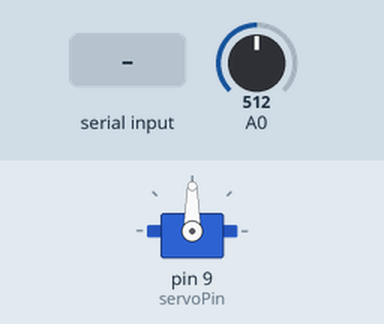
A sketch run on a simulated Arduino Uno, built with avr-gcc and run on an emulated ATmega328P. On the bench: servo. Inputs (shaded band) come from the test bench; at power-on: A0 = 512.

Above: at 1.2 s.
1.3 s: "S90\n" received over Serial
At 2.5 s:
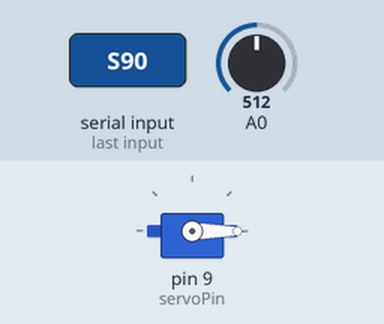
2.8 s: A0 set to 298
4.5 s: A0 set to 268
At 5.1 s:
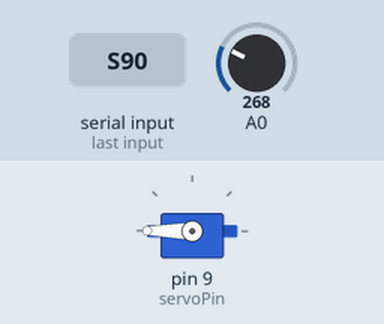
8.6 s: "S,45\n" received over Serial
At 9.6 s:
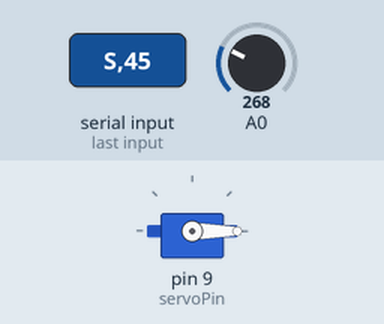
10.1 s: A0 set to 110
11.8 s: A0 set to 96
At 13.1 s:
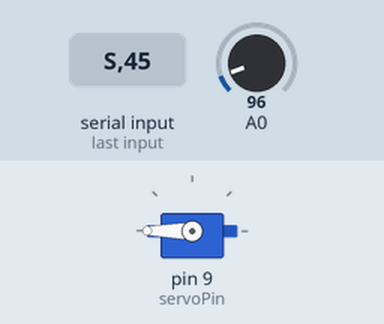
Timing chart, 0 to 14.5 s (numbered marks = the images above; inputs shaded):
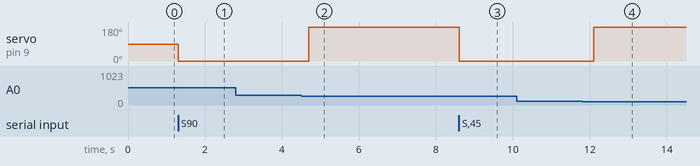

Measured:
- the behaviour switches between 287 and 286 on A0 (found by bisection; images 1 and 2)
- the behaviour switches between 103 and 102 on A0 (found by bisection; images 3 and 4)
- after the input at 1.3 s, servo on pin 9 (servoPin): 90° → 0° at once
- after the input at 2.8 s, every drawn part: stays the same
- after the input at 4.5 s, servo on pin 9 (servoPin): 0° → 180° after 0.20 s
- after the input at 8.6 s, servo on pin 9 (servoPin): 180° → 0° at once
- after the input at 10.1 s, every drawn part: stays the same
- after the input at 11.8 s, servo on pin 9 (servoPin): 0° → 180° after 0.30 s

The sketch:

ArduinoPeltier.ino
```cpp
// (licence header left out)
//
// Temperature controller for peltier unit!
//


#include <Servo.h>


/*
 * How many temperature samples will we use to computer the average?
 */
#define TEMP_BUFFER_SIZE 50


/**
 * What mode are we operating in? By default, we do nothing!
 */
enum {
  WAITING,
  GOAL,
  POWER,
  DEMO
} mode = WAITING;

/*
 * Peltier current controller
 */
int sensorPin = 0;
int servoPin = 9;
Servo peltier;

/**
 * Variables for serial IO
 */
char data[64];
char firstByte;
int bytesRead = 0;

/**
 * Goal Temperature
 */
float goal;

/**
 * Power level of the peltier
 */
int power;

/**
 * The last N temperature readings
 */
float tempReadings[TEMP_BUFFER_SIZE];

/**
 * These two variables are used to implement a circular buffer for the
 * temperature readings.
 */
int nextIndex = 0;
int numReadings = 0;

/**
 * For convenience, we'll store the smoothed (average) temperature here
 */
float smoothedTemperature = 0;

/**
 * Connect to serial for IO, prepare the servo for controlling temperature
 */
void setup()
{
  Serial.begin(9600);
  //while (!Serial) {}
  peltier.attach(servoPin);
}


/**
 * Main Loop
 */
void loop() {
  updateTemperature();
  doIO();

  switch (mode)
  {
    case WAITING:
      // 90 = off
      power = 90;
      goForPower();
      break;
    case GOAL:
      attackGoalTemperature();
      break;
    case POWER:
      goForPower();
      break;
    case DEMO:
      break;
  }
}


/**
 * Communicates with the host computer.
 *
 * Valid commands are as vollows:
 *
 * G\n       The host computer is querying for the temperature
 *
 * S[0-9]+\n The host is setting the goal temerature in degrees
 */
void doIO()
{
  if (Serial.available() > 0)
  {
    firstByte = Serial.read();

    if (firstByte == 'G') {
      bytesRead = Serial.readBytesUntil('\n', data, 63);

      Serial.print(smoothedTemperature, 2);
      Serial.write("\n");
    }
    else if (firstByte == 'S') {
      bytesRead = Serial.readBytesUntil('\n', data, 63);
      data[bytesRead] = 0;
      if (bytesRead > 0) {
        goal = atoi(data);
        mode = GOAL;
        //analogWrite(ledPin, goal);
      }
    }
  }
}


/**
 * Sets the power level of the peltier to whatever is in the power variable
 */
void goForPower() {
  peltier.write(power);
  delay(10);
}


/**
 * Reads the teperature from the analogue pin, stores it in the circular buffer
 */
void updateTemperature() {
  tempReadings[nextIndex] = getVoltage(sensorPin);
  tempReadings[nextIndex] = (tempReadings[nextIndex] - 0.5) * 100;

  if (numReadings < TEMP_BUFFER_SIZE)
    numReadings++;

  nextIndex++;
  if (nextIndex == TEMP_BUFFER_SIZE)
    nextIndex = 0;

 smoothedTemperature = getSmoothedTemperature();
}


/**
 * Calculates the average temperature from the stored samples
 */
float getSmoothedTemperature() {
  if (numReadings == 0) {
    updateTemperature();
    return getSmoothedTemperature();
  }

  float temp;
  for (int i=0; i < numReadings; i++) {
    temp += tempReadings[i];
  }
  return temp / numReadings;
}


/**
 * Sets the power output of the peltier to aim towards the goal temperature.
 *
 * This is pretty basic at the moment.
 * If the temperature is less than the goal, full heat
 * If the temperature is greater than the goal, full cold
 */
void attackGoalTemperature() {
  // difference between goal and current temp...
  //float diff =  goal - temperature;

  // increase if goal is greater than current temperature
  if (smoothedTemperature < goal) {
    //power -= 1;
    power = 180;
    peltier.write(power);
    delay(10);
  }
  // otherwise decrease
  else if (smoothedTemperature > goal) {
    //power += 1;
    power = 0;
    peltier.write(power);
    delay(10);
  }
}

/**
 * Returns the voltage on the specified analogue pin.
 */
float getVoltage(int pin) {
  return (analogRead(pin) * 0.004882814);
}
```
